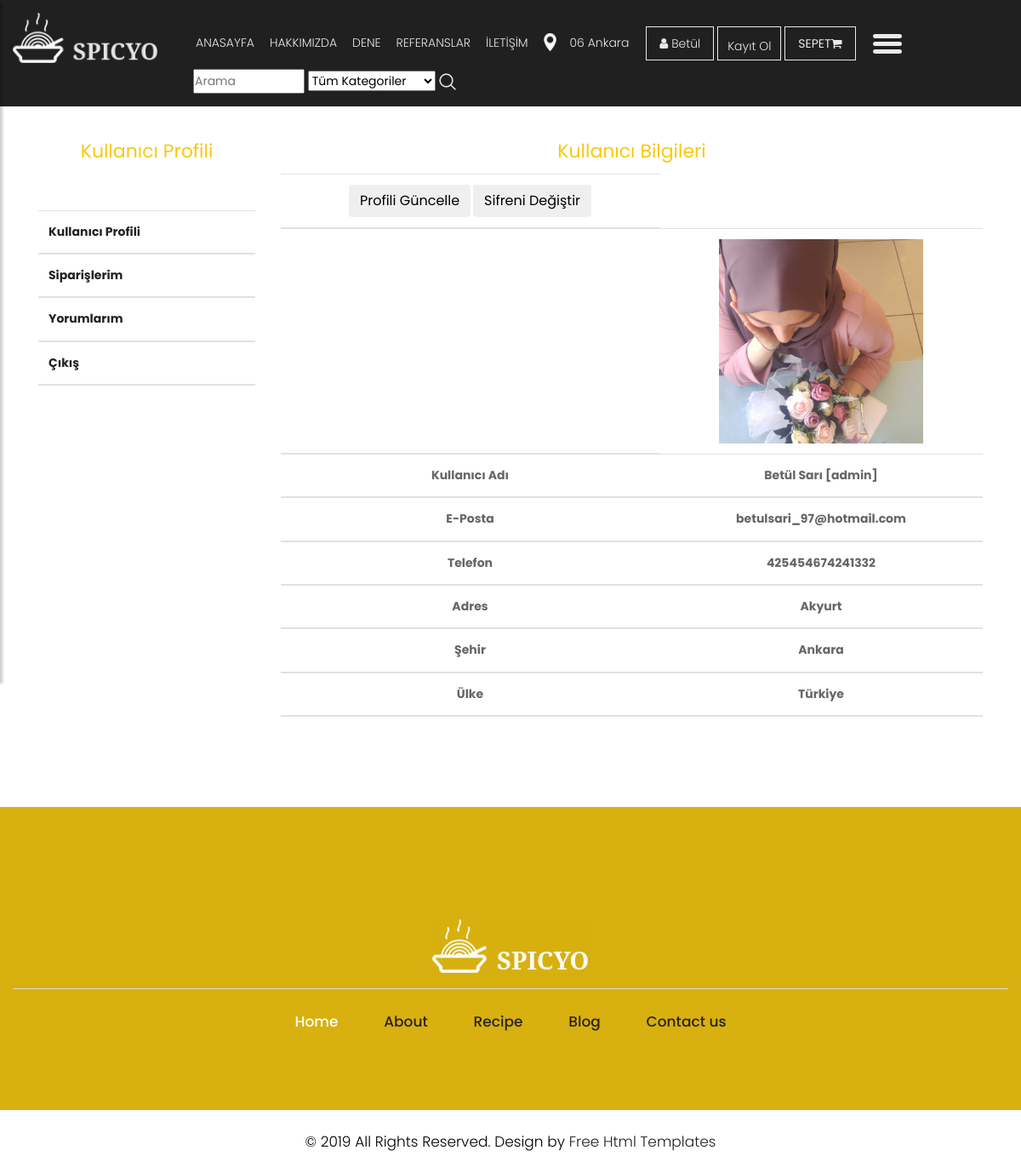
/user/ (signed in), run on an earlier commit of the app's database.
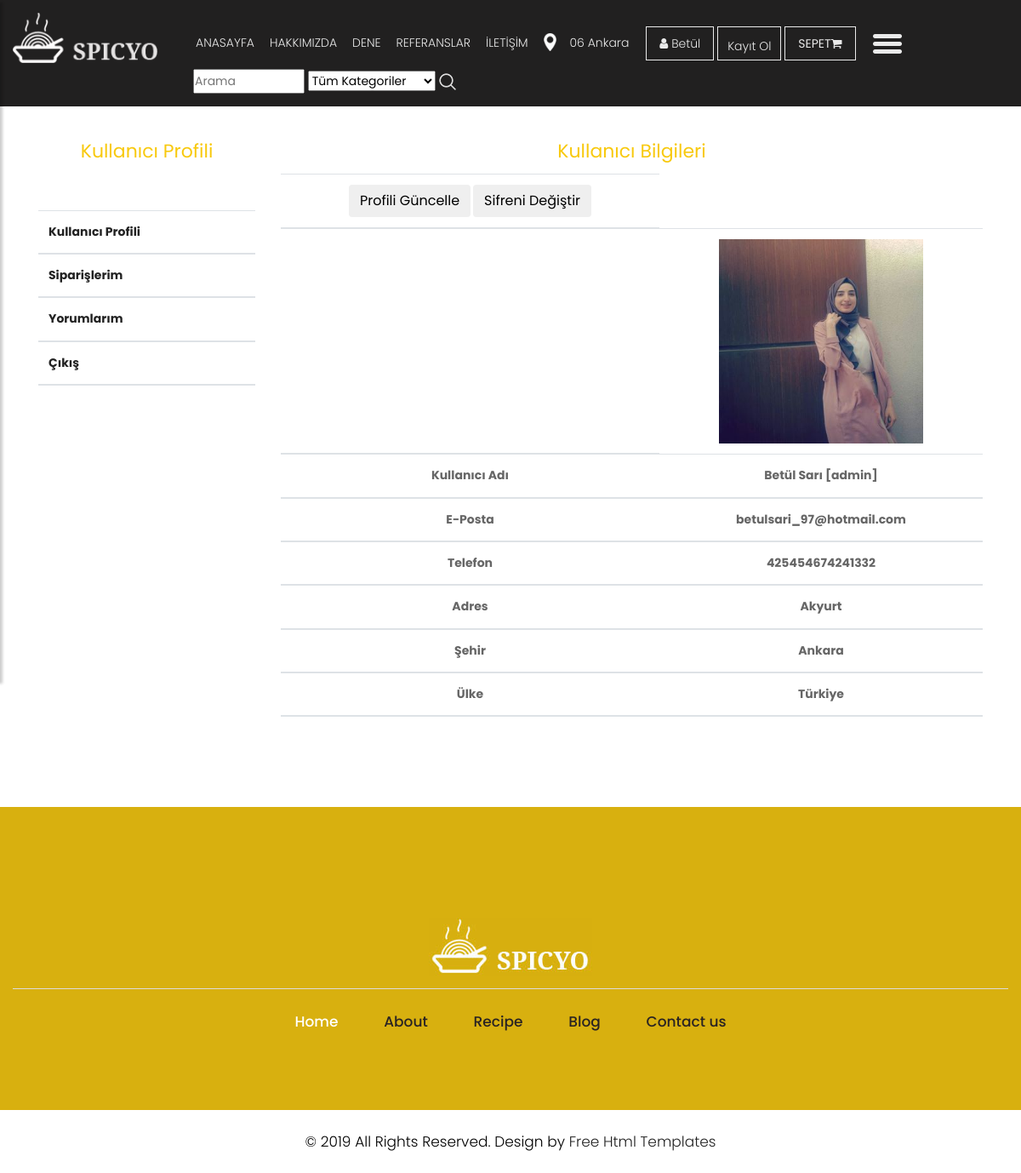
And on a later commit of the database.
### home/models.py (models this page shows, shortened)
class UserProfile(models.Model):
    user = models.OneToOneField(User, on_delete=models.CASCADE)
    phone = models.CharField(blank=True, max_length=20)
    address = models.CharField(max_length=150)
    city = models.CharField(blank=True, max_length=20)
    country = models.CharField(blank=True, max_length=20)
    image = models.ImageField(blank=True, upload_to='images/users/')
    def user_name(self):
        return self.user.first_name + ' ' + self.user.last_name + ' [' + self.user.username + '] '
    def image_tag(self):
        return mark_safe('<img src="{}" height="50"/>'.format(self.image.url))
    image_tag.short_description = 'Image'

### user/views.py (the view)
# urls.py: path('', views.index, name='index'),
def index(request):
    setting = Setting.objects.get(pk=1)
    catagory = Catagory.objects.all()
    current_user = request.user
    profile = UserProfile.objects.get(user_id=current_user.id)
    context = {'catagory': catagory,
               'setting': setting,
               'profile': profile }
    return render(request,'user_profile.html',context)

### user/templates/user_profile.html (shortened to what this page needs)
{%  extends "homebase.html" %}
{% block content %}
    <div id="breadcrumb">
        <div class="container">
            <ul class="breadcrumb">
                <li><a href="/">Anasayfa</a></li>
                <li class="active">Kullanıcı Profili</li>
            </ul>
        </div>
    </div>
    <div class="section">
        <div class="container">
                <div class="row">
                    <div class="col-md-3" >
                        <br/><br/><br/>
                        <div class="product_blog_cont">
                            <div class="section-title">
                                <h2><span class="theme_color">Kullanıcı Profili</span></h2>
                            </div>
                            {% include "user_panel.html" %}
                        </div>
                    </div>
                    <div class="col-md-9">
                        <br/><br/><br/>
                        <div class="product_blog_cont">
                            <div class="section-title">
                                <h2><span class="theme_color">Kullanıcı Bilgileri</span></h2>
                            </div>
                            <table class="table">
                                <thead>
                                <tr>
                                    <th class="text-center">
                                        <a href="/user/update" ><button class="btn">Profili Güncelle</button></a>
                                        <a href="/user/password" ><button class="btn">Sifreni Değiştir</button></a>
                                    </th>
                                </tr>
                                <tr>
                                <tr>
                                    <th class="text-center"></th>
                                    <td class="thumb"><img src="{{ profile.image.url }}" width="240px" alt=""></td>
                                </tr>
                                <tr>
                                    <th class="text-center">Kullanıcı Adı</th>
                                    <th class="text-center">{{ profile.user_name}}</th>
                                </tr>
                                <tr>
                                    <th class="text-center">E-Posta</th>
                                    <th class="text-center">{{ profile.user.email }}</th>
                                </tr>
                                <tr>
                                    <th class="text-center">Telefon</th>
                                    <th class="text-center">{{ profile.phone}}</th>
                                </tr>
                                <tr>
                                    <th class="text-center">Adres</th>
                                    <th class="text-center">{{ profile.address }}</th>
                                </tr>
                                <tr>
                                    <th class="text-center">Şehir</th>
                                    <th class="text-center">{{ profile.city }}</th>
                                </tr>
                                <tr>
                                    <th class="text-center">Ülke</th>
                                    <th class="text-center">{{ profile.country }}</th>
                                </tr>
                                </thead>
                            </table>
                        </div>
                </div>
        </div>
    </div>
    </div>
{% endblock %}

What changed in the data, as far as the page shows it:
changed UserProfile "Akyurt": image: a different picture
